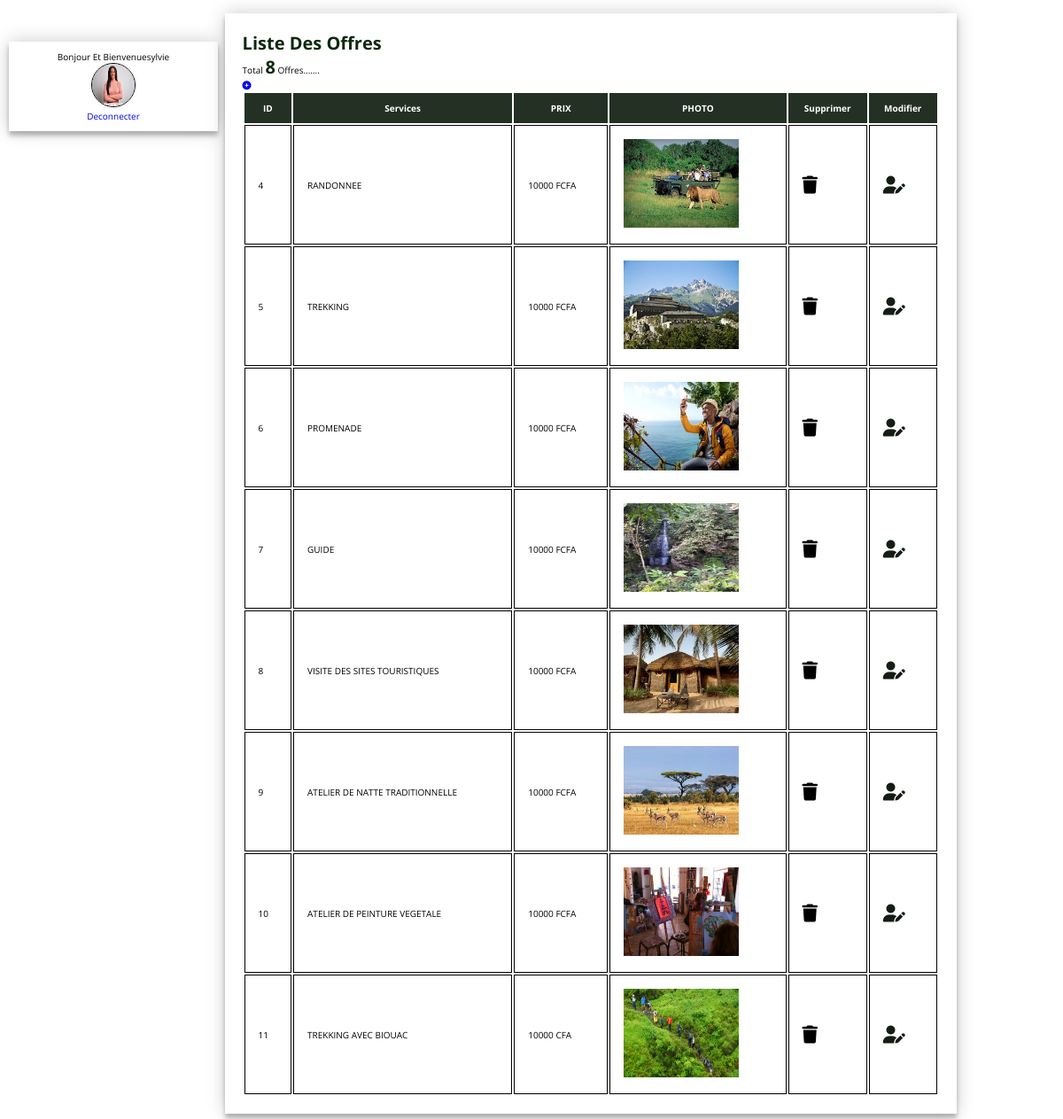
The page /admin.php (signed in) on the database its author committed.
### tables this page shows
CREATE TABLE `utilisateurs_admin` (
  `login` varchar(200) NOT NULL,
  `motPasse` varchar(200) NOT NULL,
  `my_photo` varchar(255) NOT NULL
);

CREATE TABLE `services_ajdl` (
  `ID` int(255) NOT NULL,
  `SERVICE` varchar(255) NOT NULL,
  `PRIX` varchar(255) NOT NULL,
  `PHOTO` varchar(100) NOT NULL
);

### tableaubord.php (the view, shortened to what this page needs)
<?php
        require_once('service.php');
?>
<!DOCTYPE html>
<html lang="en">
<head>
    <link rel="stylesheet" href="https://cdnjs.cloudflare.com/ajax/libs/font-awesome/6.2.0/css/all.min.css" />
    <link rel="stylesheet" href="style.css">
</head>
<body>
    <p><h2><b>liste des offres</b></h2></p>
    <?php
    $reqselect="select * from services_ajdl";
    $resultat=mysqli_query($cnconnexion, $reqselect);
    $nbr=mysqli_num_rows($resultat);
    echo "<p>Total  <b> " .$nbr. "</b> offres.......</p>";
    ?>
    <p><a class="add" href="ajouter.php"><i class="fa-solid fa-circle-plus"></i></a></p>
    <table width="100%" border="1">
        <tr>
            <th>ID</th>
            <th>services</th>
            <th>PRIX</th>
            <th>PHOTO</th>
            <th>supprimer</th>
            <th>modifier</th>
        </tr>
        <?php
       while($ligne=mysqli_fetch_assoc($resultat)){
        ?>
        <tr>
            <td><?php echo $ligne['ID']?></td>
            <td><?php echo $ligne['SERVICE']?></td>
            <td><?php echo $ligne['PRIX']?></td>
            <td> <img src='<?php echo $ligne['PHOTO']?>' class="photoservice"></td>
            <td><a class="delete" href="supprimer.php?del=<?php echo $ligne['ID']?>"><i class="fa-solid fa-trash"></i></a></td>
            <td><a class="edit" href="modifier.php?edit=<?php echo $ligne['ID']?>"><i class="fa-solid fa-user-pen"></i></a></td>
        </tr>
        <?php
          }
        ?>
    </table>
</body>
</html>

### admin.php (shortened to what this page needs)
<?php
        require_once('service.php');
?>
<!DOCTYPE html>
<html lang="en">
<head>
    <link rel="stylesheet" href="style.css">
</head>
<body>
    <div id="global">
        <div id="profil">
            <?php
            echo"bonjour et bienvenue".$_SESSION['monLogin']. "<br>";
            $req="select * from utilisateurs_admin where login ='".$_SESSION['monLogin']."'";
            $resultat=mysqli_query($cnconnexion, $req);
            $ligne=mysqli_fetch_assoc($resultat);
            ?>
            <img src="<?php echo $ligne['my_photo'];?>" class="myphoto">
            <br>
            <a href="deconnecter.php">Deconnecter</a>
        </div>
        <div id="tableaubord">
            <?php include("tableaubord.php")?>
        </div>
    </div>
</body>
</html>

### style.css (style rules this page uses)
:root { --main-color: #8e8e8e; --black:#222; --white:#222; --light-white:#ff9; box-shadow: 0; }
* { font-family: 'Open Sans', sans-serif; margin: 0; padding: 0; box-sizing: border-box; outline: none; border: none; text-decoration: none; text-transform: capitalize; }
a { text-decoration: none; }
html { font-size: 62.5%; overflow-x: hidden; }
b { color: rgb(12, 41, 14); font-size: 2rem; }
#global { width: 100%; padding: 10px; }
#global #profil { width: 20%; padding: 10px; vertical-align: middle; text-align: center; min-height: 100px; display: inline-block; background-color: white; box-shadow: 0 0 20px 0 rgba(0, 0, 0, 0.2), 0 5px 5px 0 rgba(0, 0, 0, 0.25); }
#global #tableaubord { min-height: 100px; display: inline-block; background-color: white; box-shadow: 0 0 20px 0 rgba(0, 0, 0, 0.2), 0 5px 5px 0 rgba(0, 0, 0, 0.25); width: 70%; padding: 20px; margin: 5px; }
table { caption-side: bottom; }
th, td { padding: 15px; }
th { background-color: rgb(37, 48, 37); padding: 10px; color: white; }
table td { border: 0.5px solid; }
.edit i { font-size: 2rem; color: rgb(20, 29, 20); }
.delete i { font-size: 2rem; color: black; }

### admin.php (style rules this page uses)
.myphoto { width:50px; height:50px; border: 1px solid; border-radius:50% }

### tableaubord.php (style rules this page uses)
.photoservice { width: 130px; height: 100px; }

### rows shown on the page
utilisateurs_admin: my_photo (picture)
services_ajdl: ID "4", SERVICE "RANDONNEE", PRIX "10000 FCFA", PHOTO (picture)
services_ajdl: ID "5", SERVICE "TREKKING", PRIX "10000 FCFA", PHOTO (picture)
services_ajdl: ID "6", SERVICE "PROMENADE", PRIX "10000 FCFA", PHOTO (picture)
services_ajdl: ID "7", SERVICE "GUIDE", PRIX "10000 FCFA", PHOTO (picture)
services_ajdl: ID "8", SERVICE "VISITE DES SITES TOURISTIQUES", PRIX "10000 FCFA", PHOTO (picture)
services_ajdl: ID "9", SERVICE "ATELIER DE NATTE TRADITIONNELLE", PRIX "10000 FCFA", PHOTO (picture)
services_ajdl: ID "10", SERVICE "ATELIER DE PEINTURE VEGETALE", PRIX "10000 FCFA", PHOTO (picture)
services_ajdl: ID "11", SERVICE "TREKKING AVEC BIOUAC", PRIX "10000 CFA", PHOTO (picture)

### other values the page prints
$_SESSION['monLogin'] "Sylvie"
$nbr "8"
